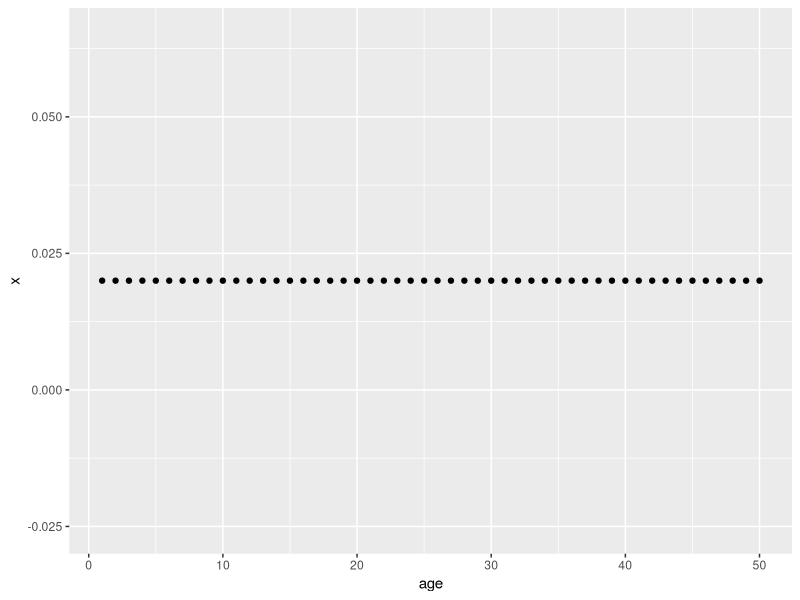
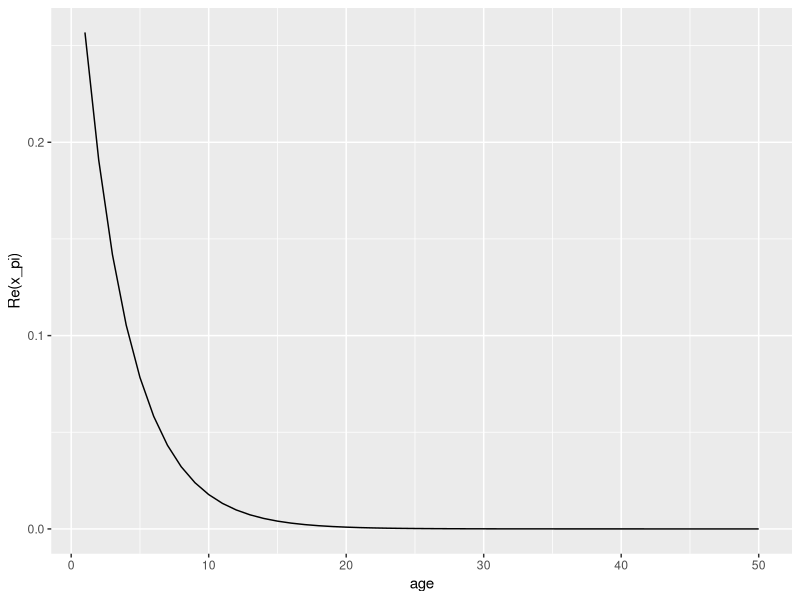
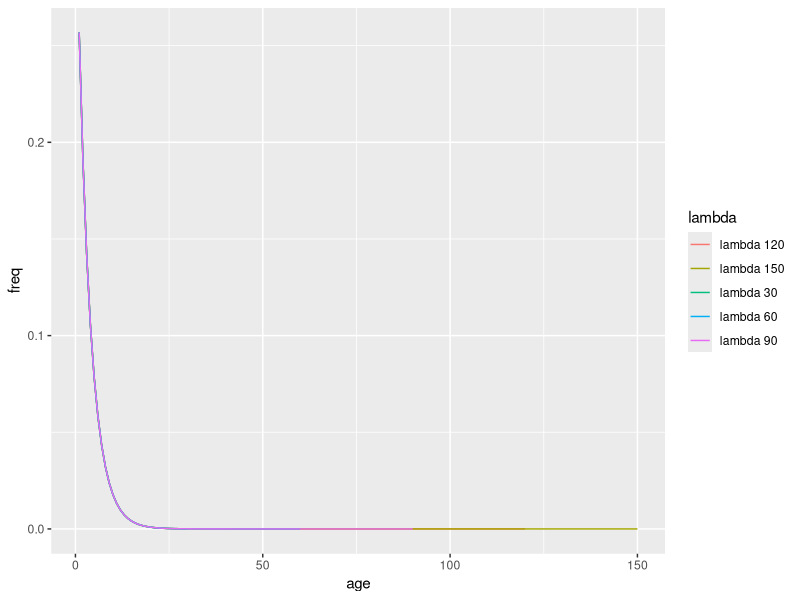
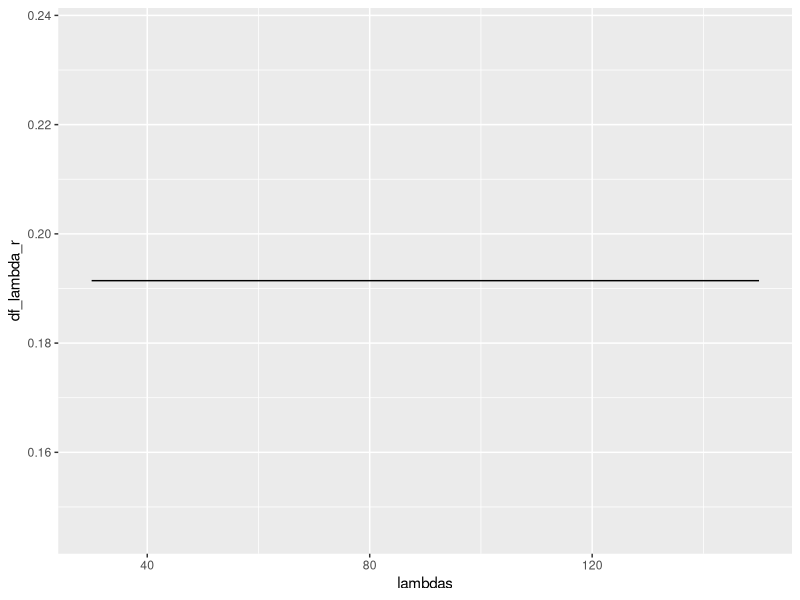
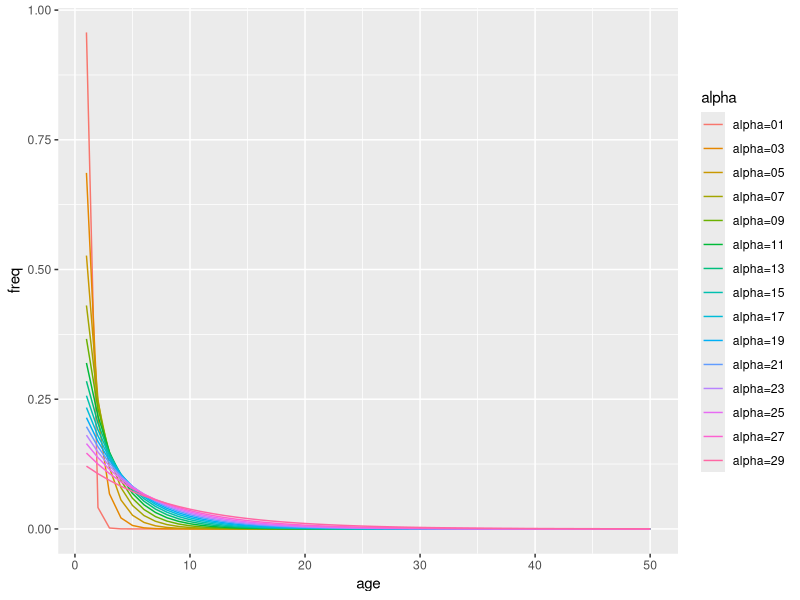
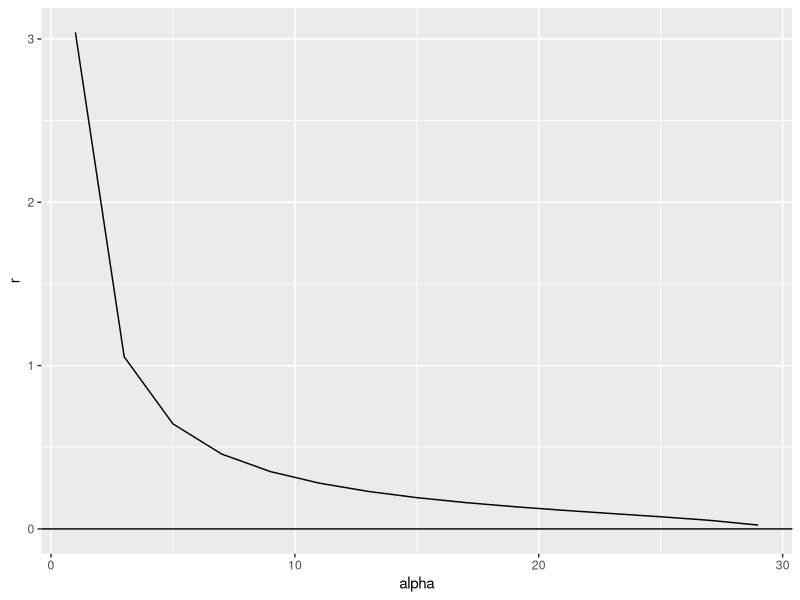
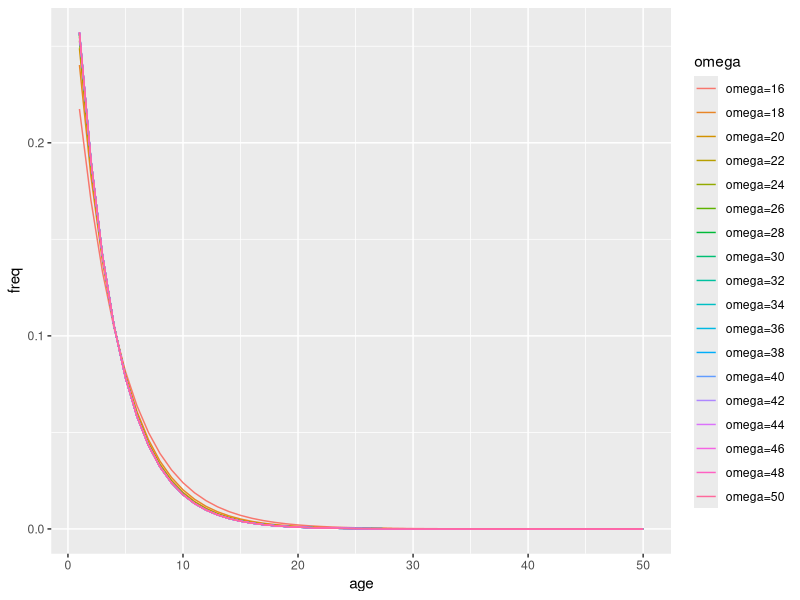
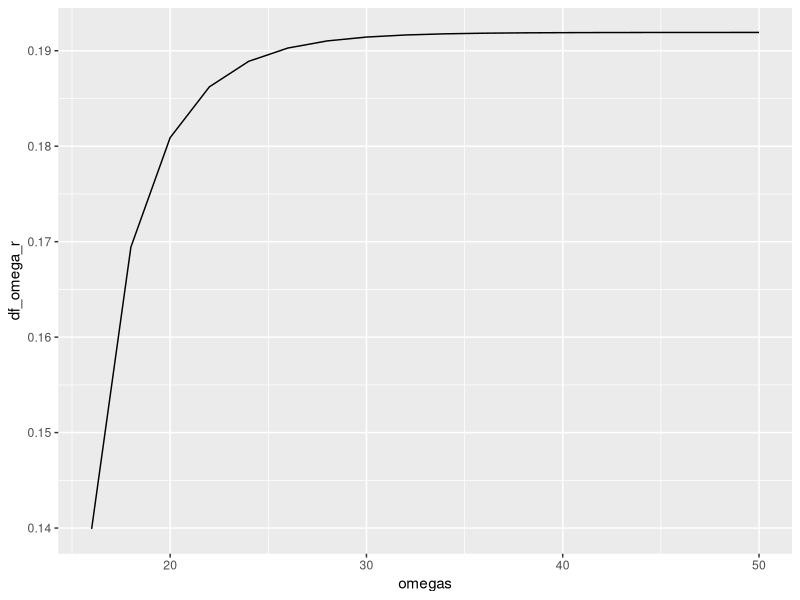

Write R code to recreate these figures, in order.
## ---- chunk 1
library(expm)
library(ggplot2)
library(dplyr)
library(tidyr)

options(encoding = 'UTF-8')
set.seed(10)
## ---- chunk 2
# flatDeathRates <- function(t, d, a=1, b=1) {
#   return((1-d) * rep(1,length(t)))
# }

makeDeathRates <- function(t, d, a=1, b=1) {
  lambda <- max(t)+1
  p <- pbeta((t+1)/lambda, a, b) - pbeta(t/lambda, a, b)
  p <- 1-p
  p <- p/mean(p)
  return((1-d)*p)
  # p <- (1-d*dbeta((t+.1)/(max(t)+.1), a, b))
  # p <- dbeta((t+1)/(max(t)+1), a, b)
  # p <- (1-d*p/max(p))
}

makeSurvivalMatrix <- function(fxn, tstep, lambda, d=.1, a=1, b=1) {
  return(rbind(cbind(rep(0, lambda-1),
                     diag(lambda-1)),
               rep(0, lambda)) * fxn(seq(0, (lambda-1)*tstep), d, a, b))
}

# makeSurvivalMatrix <- function(fxn, tstep, lambda) {
#   d <- fxn(seq(0, (lambda)*tstep, tstep))
#   Q <- matrix(0, nrow=(lambda+1), ncol=(lambda+1))
#   Q <- -diag(lambda+1) + rbind(cbind(rep(0, lambda), diag(lambda)), rep(0, lambda+1)) %*% diag(1-d)
#   Q[,(lambda+1)] <- d
#   Q[(lambda+1),(lambda+1)] <- 0
#   Q[(lambda),(lambda+1)] <- 1
# 
#   return(expm(Q)[-(lambda+1),-(lambda+1)])
# }

flatBirthRates <- function(t, a, w, m, v) {
  b <- rep(0, length(t))
  b[a:w] <- 1
  return(b)
}

normalBirthRates <- function(age, a, w, m, v) {
  p <- dnorm(age, m, sqrt(v))
  return((w-a+1)*p/sum(p))
}

makeBirthMatrix <- function(fxn, tstep, lambda, a=0, w=0, m=1, v=0, b=1) {
  B <- matrix(0, nrow=lambda, ncol=lambda)
  B[1,] <- b*fxn(seq(0, (lambda-1)*tstep, tstep), a, w, m, v)
  return(t(B))
}

simulateGenerations <- function(x, P, B, n) {
  x_new <- x %*% ((P+B) %^% n)
  x_new <- x_new / sum(x_new)
  return(x_new)
  
  # X <- matrix(0, nrow=n, ncol=length(x))
  # N <- matrix(0, nrow=n, ncol=1)
  # X[1,] <- x
  # N[1] <- sum(x)
  # 
  # for (i in 2:n) {
  #   tmp <- X[i-1,] %*% (P+B)
  #   X[i,] <- tmp / sum(tmp)
  #   N[i] <- sum(tmp)
  # }
  # return(X)
}
## ---- chunk 3
tstep <- 1
a <- 15
w <- 30
b <- 20
d <- .1
m <- 20
v <- 5
lambda <- 50

x <- rep(1/lambda, lambda)
## ---- chunk 4
P <- makeSurvivalMatrix(makeDeathRates, tstep, lambda, d, 1, 1)
B <- makeBirthMatrix(flatBirthRates, tstep, lambda, a, w, m, v, b)

res<-eigen(t(P+B))
log(res$values[1])
x_pi <- res$vectors[,1] / sum(res$vectors[,1])

age <- seq(1, lambda, tstep)
qplot(age, x)
qplot(age, Re(x_pi), geom='line')

log(x_pi[2])-log(x_pi[1])
log(x_pi[7])-log(x_pi[6])
## ---- chunk 5
lambdas <- seq(w, 5*w, w)
df_lambda <- matrix(0, nrow=length(lambdas), ncol=5*w)
df_lambda_r <- matrix(0, nrow=length(lambdas), ncol=1)
for (i in 1:length(lambdas)) {
  P <- makeSurvivalMatrix(makeDeathRates, tstep, lambdas[i], d, 1, 1) 
  B <- makeBirthMatrix(flatBirthRates, tstep, lambdas[i], a, w, m, v, b)
  res<-eigen(t(P+B))
  df_lambda_r[i] <- log(Re(res$values[1]))
  x_pi <- res$vectors[,1] / sum(res$vectors[,1])
  # df_lambda[i,] <- c(Re(x_pi), rep(0, 5*w-lambdas[i]))
  df_lambda[i,] <- c(Re(x_pi), rep(NA, 5*w-lambdas[i]))
}
header <- paste('lambda', lambdas, sep=' ')
rownames(df_lambda) <- header
df_lambda <- tbl_df(t(df_lambda))
df_lambda <- df_lambda %>% mutate("age"=seq(1, 5*w))
df_lambda %>% gather(lambda, freq, -age) %>% ggplot() + aes(x=age,y=freq,color=lambda) + geom_line()

qplot(lambdas, df_lambda_r, geom='line')
## ---- chunk 6
alphastep <- 2
alphas <- seq(1, (w-1), alphastep)
df_alpha <- matrix(0, nrow=length(alphas), ncol=lambda)
df_alpha_r <- matrix(0, nrow=length(alphas), ncol=1)
for (i in 1:length(alphas)) {
  P <- makeSurvivalMatrix(makeDeathRates, tstep, lambda, d, 1, 1)
  B <- makeBirthMatrix(flatBirthRates, tstep, lambda, alphas[i], w, m, v, b)
  res<-eigen(t(P+B))
  df_alpha_r[i] <- log(Re(res$values[1]))
  x_pi <- res$vectors[,1] / sum(res$vectors[,1])
  df_alpha[i,] <- Re(x_pi)
}
header <- paste('alpha=0', alphas[1:ceiling(9/alphastep)], sep='')
header <- c(header, paste('alpha=', alphas[-(1:ceiling(9/alphastep))], sep=''))

rownames(df_alpha) <- header
colnames(df_alpha_r) <- 'r'
df_alpha <- tbl_df(t(df_alpha))

df_alpha <- df_alpha %>% mutate("age"=seq(1,lambda))
df_alpha %>% gather(alpha, freq, -age) %>% ggplot() + aes(x=age,y=freq,color=alpha) + geom_line()

df_alpha_r <- tbl_df(df_alpha_r) %>% mutate(alpha=alphas)
df_alpha_r %>% ggplot() + aes(x=alpha, y=r) + geom_line() + geom_hline(aes(yintercept=0))
## ---- chunk 7
omegastep <- 2
omegas <- seq(a+1, lambda, omegastep)
df_omega <- matrix(0, nrow=length(omegas), ncol=lambda)
df_omega_r <- matrix(0, nrow=length(omegas), ncol=1)
for (i in 1:length(omegas)) {
  P <- makeSurvivalMatrix(makeDeathRates, tstep, lambda, d, 1, 1)
  B <- makeBirthMatrix(flatBirthRates, tstep, lambda, a, omegas[i], m, v, b)
  res<-eigen(t(P+B))
  df_omega_r[i] <- log(Re(res$values[1]))
  x_pi <- res$vectors[,1] / sum(res$vectors[,1])
  df_omega[i,] <- Re(x_pi)
}
header <- paste('omega=', omegas, sep='')
rownames(df_omega) <- header
df_omega <- tbl_df(t(df_omega))

df_omega <- df_omega %>% mutate("age"=seq(1,lambda))
df_omega %>% gather(omega, freq, -age) %>% ggplot() + aes(x=age,y=freq,color=omega) + geom_line()

qplot(omegas, df_omega_r, geom='line')
## ---- chunk 8
deaths <- seq(0, .95, .05)
df_death <- matrix(0, nrow=length(deaths), ncol=lambda)
df_death_r <- matrix(0, nrow=length(deaths), ncol=1)
for (i in 1:length(deaths)) {
  P <- makeSurvivalMatrix(makeDeathRates, tstep, lambda, deaths[i], 1, 1)
  B <- makeBirthMatrix(flatBirthRates, tstep, lambda, a, w, m, v, b)
  res<-eigen(t(P+B))
  df_death_r[i] <- log(Re(res$values[1]))
  x_pi <- res$vectors[,1] / sum(res$vectors[,1])
  df_death[i,] <- Re(x_pi)
}
header <- paste('death', deaths, sep=' ')
rownames(df_death) <- header
rownames(df_death) <- header
df_death <- tbl_df(t(df_death))

df_death <- df_death %>% mutate("age"=seq(1,lambda))
df_death %>% gather(death, freq, -age) %>% ggplot() + aes(x=age,y=freq,color=death) + geom_line()

qplot(deaths, df_death_r, geom='line')
## ---- chunk 9
lambdas <- seq(m, 3*m, 2)
t_lambda <- matrix(0, nrow=length(lambdas), ncol=3*m)
t_lambda_r <- matrix(0, nrow=length(lambdas), ncol=1)
for (i in 1:length(lambdas)) {
  P <- makeSurvivalMatrix(makeDeathRates, tstep, lambdas[i], d, 1, 1)
  B <- makeBirthMatrix(normalBirthRates, tstep, lambdas[i], a, w, m, v, b)
  res<-eigen(t(P+B))
  t_lambda_r[i] <- log(Re(res$values[1]))
  x_pi <- res$vectors[,1] / sum(res$vectors[,1])
  t_lambda[i,] <- c(Re(x_pi), rep(NA, 3*m-lambdas[i]))
}
header <- paste('lambda', lambdas, sep=' ')
rownames(t_lambda) <- header
df_lambda <- tbl_df(t(t_lambda))
df_lambda <- df_lambda %>% mutate("age"=seq(1, 3*m))
df_lambda %>% gather(lambda, freq, -age) %>% ggplot() + aes(x=age,y=freq,color=lambda) + geom_line()

qplot(lambdas, t_lambda_r, geom='line')
qplot(x=seq(1, length(B[,1])), B[,1])
## ---- chunk 10
meanstep <- 1
means <- seq(ceiling(m/2), 2*m, meanstep)
df_mean <- matrix(0, nrow=length(means), ncol=lambda)
df_mean_r <- matrix(0, nrow=length(means), ncol=1)
for (i in 1:length(means)) {
  P <- makeSurvivalMatrix(makeDeathRates, tstep, lambda, d, 1, 1)
  B <- makeBirthMatrix(normalBirthRates, tstep, lambda, a, w, means[i], v, b)
  res<-eigen(t(P+B))
  df_mean_r[i] <- log(Re(res$values[1]))
  x_pi <- res$vectors[,1] / sum(res$vectors[,1])
  df_mean[i,] <- Re(x_pi)
}
header <- paste('m=', means, sep='')

rownames(df_mean) <- header
colnames(df_mean_r) <- 'r'
df_mean <- tbl_df(t(df_mean))

df_mean <- df_mean %>% mutate("age"=seq(1,lambda))
df_mean %>% gather(m, freq, -age) %>% ggplot() + aes(x=age,y=freq,color=m) + geom_line()

df_mean_r <- tbl_df(df_mean_r) %>% mutate(m=means)
df_mean_r %>% ggplot() + aes(x=m, y=r) + geom_line() + geom_hline(aes(yintercept=0), color='red')
## ---- chunk 11
vstep <- 1
vs <- seq(2, 10)
t_v <- matrix(0, nrow=length(vs), ncol=lambda)
t_v_r <- matrix(0, nrow=length(vs), ncol=1)
for (i in 1:length(vs)) {
  P <- makeSurvivalMatrix(makeDeathRates, tstep, lambda, d, 1, 1)
  B <- makeBirthMatrix(normalBirthRates, tstep, lambda, a, w, m, vs[i], b)
  res <- eigen(t(P+B))
  t_v_r[i] <- log(Re(res$values[1]))
  x_pi <- res$vectors[,1] / sum(res$vectors[,1])
  t_v[i,] <- Re(x_pi)
}
header <- paste('v=0', vs[1:8], sep='')
header <- c(header, paste('v=', vs[-(1:8)], sep=''))

rownames(t_v) <- header
colnames(t_v_r) <- 'r'
df_v <- tbl_df(t(t_v))

df_v <- df_v %>% mutate("age"=seq(1,lambda))
df_v %>% gather(v, freq, -age) %>% ggplot() + aes(x=age,y=freq,color=v) + geom_line()

df_v_r <- tbl_df(t_v_r) %>% mutate(v=vs)
df_v_r %>% ggplot() + aes(x=v, y=r) + geom_line() + geom_hline(aes(yintercept=0))
## ---- chunk 12
deaths <- seq(0, .95, .05)
df_death <- matrix(0, nrow=length(deaths), ncol=lambda)
df_death_r <- matrix(0, nrow=length(deaths), ncol=1)
for (i in 1:length(deaths)) {
  P <- makeSurvivalMatrix(makeDeathRates, tstep, lambda, deaths[i], 1, 1)
  B <- makeBirthMatrix(normalBirthRates, tstep, lambda, a, w, m, v, b)
  res<-eigen(t(P+B))
  df_death_r[i] <- log(Re(res$values[1]))
  x_pi <- res$vectors[,1] / sum(res$vectors[,1])
  df_death[i,] <- Re(x_pi)
}
header <- paste('death=', deaths, sep='')
rownames(df_death) <- header
rownames(df_death) <- header
df_death <- tbl_df(t(df_death))

df_death <- df_death %>% mutate("age"=seq(1,lambda))
df_death %>% gather(death, freq, -age) %>% ggplot() + aes(x=age,y=freq,color=death) + geom_line()

qplot(deaths, df_death_r, geom='line')
## ---- chunk 13
lambdas <- seq(w, 5*w, w)
df_lambda <- matrix(0, nrow=length(lambdas), ncol=5*w)
df_lambda_r <- matrix(0, nrow=length(lambdas), ncol=1)
for (i in 1:length(lambdas)) {
  P <- makeSurvivalMatrix(makeDeathRates, tstep, lambdas[i], d, .5, 2)
  B <- makeBirthMatrix(flatBirthRates, tstep, lambdas[i], a, w, m, v, b)
  res<-eigen(t(P+B))
  df_lambda_r[i] <- log(Re(res$values[1]))
  x_pi <- res$vectors[,1] / sum(res$vectors[,1])
  # df_lambda[i,] <- c(Re(x_pi), rep(0, 5*w-lambdas[i]))
  df_lambda[i,] <- c(Re(x_pi), rep(NA, 5*w-lambdas[i]))
}
header <- paste('lambda', lambdas, sep=' ')
rownames(df_lambda) <- header
df_lambda <- tbl_df(t(df_lambda))
df_lambda <- df_lambda %>% mutate("age"=seq(1, 5*w))
df_lambda %>% gather(lambda, freq, -age) %>% ggplot() + aes(x=age,y=freq,color=lambda) + geom_line()

qplot(lambdas, df_lambda_r, geom='line')
## ---- chunk 14
alphastep <- 2
alphas <- seq(1, (w-1), alphastep)
df_alpha <- matrix(0, nrow=length(alphas), ncol=lambda)
df_alpha_r <- matrix(0, nrow=length(alphas), ncol=1)
for (i in 1:length(alphas)) {
  P <- makeSurvivalMatrix(makeDeathRates, tstep, lambda, d, .5, 2)
  B <- makeBirthMatrix(flatBirthRates, tstep, lambda, alphas[i], w, m, v, b)
  res<-eigen(t(P+B))
  df_alpha_r[i] <- log(Re(res$values[1]))
  x_pi <- res$vectors[,1] / sum(res$vectors[,1])
  df_alpha[i,] <- Re(x_pi)
}
header <- paste('alpha=0', alphas[1:ceiling(9/alphastep)], sep='')
header <- c(header, paste('alpha=', alphas[-(1:ceiling(9/alphastep))], sep=''))

rownames(df_alpha) <- header
colnames(df_alpha_r) <- 'r'
df_alpha <- tbl_df(t(df_alpha))

df_alpha <- df_alpha %>% mutate("age"=seq(1,lambda))
df_alpha %>% gather(alpha, freq, -age) %>% ggplot() + aes(x=age,y=freq,color=alpha) + geom_line()

df_alpha_r <- tbl_df(df_alpha_r) %>% mutate(alpha=alphas)
df_alpha_r %>% ggplot() + aes(x=alpha, y=r) + geom_line() + geom_hline(aes(yintercept=0))
## ---- chunk 15
omegastep <- 2
omegas <- seq(a+1, lambda, omegastep)
df_omega <- matrix(0, nrow=length(omegas), ncol=lambda)
df_omega_r <- matrix(0, nrow=length(omegas), ncol=1)
for (i in 1:length(omegas)) {
  P <- makeSurvivalMatrix(makeDeathRates, tstep, lambda, d, .5, 2)
  # P <- makeSurvivalMatrix(makeDeathRates, tstep, lambda, d, 1, 1)
  B <- makeBirthMatrix(flatBirthRates, tstep, lambda, a, omegas[i], m, v, b)
  res<-eigen(t(P+B))
  df_omega_r[i] <- log(Re(res$values[1]))
  x_pi <- res$vectors[,1] / sum(res$vectors[,1])
  df_omega[i,] <- Re(x_pi)
}
header <- paste('omega=', omegas, sep='')
rownames(df_omega) <- header
df_omega <- tbl_df(t(df_omega))

df_omega <- df_omega %>% mutate("age"=seq(1,lambda))
df_omega %>% gather(omega, freq, -age) %>% ggplot() + aes(x=age,y=freq,color=omega) + geom_line()

qplot(omegas, df_omega_r, geom='line')
## ---- chunk 16
deaths <- seq(0, .95, .05)
df_death <- matrix(0, nrow=length(deaths), ncol=lambda)
df_death_r <- matrix(0, nrow=length(deaths), ncol=1)
for (i in 1:length(deaths)) {
  P <- makeSurvivalMatrix(makeDeathRates, tstep, lambda, deaths[i], .5, 2)
  B <- makeBirthMatrix(flatBirthRates, tstep, lambda, a, w, m, v, b)
  res<-eigen(t(P+B))
  df_death_r[i] <- log(Re(res$values[1]))
  x_pi <- res$vectors[,1] / sum(res$vectors[,1])
  df_death[i,] <- Re(x_pi)
}
header <- paste('death', deaths, sep=' ')
rownames(df_death) <- header
rownames(df_death) <- header
df_death <- tbl_df(t(df_death))

df_death <- df_death %>% mutate("age"=seq(1,lambda))
df_death %>% gather(death, freq, -age) %>% ggplot() + aes(x=age,y=freq,color=death) + geom_line()

qplot(deaths, df_death_r, geom='line')
## ---- chunk 17
lambdas <- seq(w, 5*w, w)
df_lambda <- matrix(0, nrow=length(lambdas), ncol=5*w)
df_lambda_r <- matrix(0, nrow=length(lambdas), ncol=1)
for (i in 1:length(lambdas)) {
  P <- makeSurvivalMatrix(makeDeathRates, tstep, lambdas[i], d, 2, .5)
  B <- makeBirthMatrix(flatBirthRates, tstep, lambdas[i], a, w, m, v, b)
  res<-eigen(t(P+B))
  df_lambda_r[i] <- log(Re(res$values[1]))
  x_pi <- res$vectors[,1] / sum(res$vectors[,1])
  # df_lambda[i,] <- c(Re(x_pi), rep(0, 5*w-lambdas[i]))
  df_lambda[i,] <- c(Re(x_pi), rep(NA, 5*w-lambdas[i]))
}
header <- paste('lambda', lambdas, sep=' ')
rownames(df_lambda) <- header
df_lambda <- tbl_df(t(df_lambda))
df_lambda <- df_lambda %>% mutate("age"=seq(1, 5*w))
df_lambda %>% gather(lambda, freq, -age) %>% ggplot() + aes(x=age,y=freq,color=lambda) + geom_line()

qplot(lambdas, df_lambda_r, geom='line')
## ---- chunk 18
alphastep <- 2
alphas <- seq(1, (w-1), alphastep)
df_alpha <- matrix(0, nrow=length(alphas), ncol=lambda)
df_alpha_r <- matrix(0, nrow=length(alphas), ncol=1)
for (i in 1:length(alphas)) {
  P <- makeSurvivalMatrix(makeDeathRates, tstep, lambda, d, 2, .5)
  B <- makeBirthMatrix(flatBirthRates, tstep, lambda, alphas[i], w, m, v, b)
  res<-eigen(t(P+B))
  df_alpha_r[i] <- log(Re(res$values[1]))
  x_pi <- res$vectors[,1] / sum(res$vectors[,1])
  df_alpha[i,] <- Re(x_pi)
}
header <- paste('alpha=0', alphas[1:ceiling(9/alphastep)], sep='')
header <- c(header, paste('alpha=', alphas[-(1:ceiling(9/alphastep))], sep=''))

rownames(df_alpha) <- header
colnames(df_alpha_r) <- 'r'
df_alpha <- tbl_df(t(df_alpha))

df_alpha <- df_alpha %>% mutate("age"=seq(1,lambda))
df_alpha %>% gather(alpha, freq, -age) %>% ggplot() + aes(x=age,y=freq,color=alpha) + geom_line()

df_alpha_r <- tbl_df(df_alpha_r) %>% mutate(alpha=alphas)
df_alpha_r %>% ggplot() + aes(x=alpha, y=r) + geom_line() + geom_hline(aes(yintercept=0))
## ---- chunk 19
omegastep <- 2
omegas <- seq(a+1, lambda, omegastep)
df_omega <- matrix(0, nrow=length(omegas), ncol=lambda)
df_omega_r <- matrix(0, nrow=length(omegas), ncol=1)
for (i in 1:length(omegas)) {
  P <- makeSurvivalMatrix(makeDeathRates, tstep, lambda, d, 2, .5)
  B <- makeBirthMatrix(flatBirthRates, tstep, lambda, a, omegas[i], m, v, b)
  res<-eigen(t(P+B))
  df_omega_r[i] <- log(Re(res$values[1]))
  x_pi <- res$vectors[,1] / sum(res$vectors[,1])
  df_omega[i,] <- Re(x_pi)
}
header <- paste('omega=', omegas, sep='')
rownames(df_omega) <- header
df_omega <- tbl_df(t(df_omega))

df_omega <- df_omega %>% mutate("age"=seq(1,lambda))
df_omega %>% gather(omega, freq, -age) %>% ggplot() + aes(x=age,y=freq,color=omega) + geom_line()

qplot(omegas, df_omega_r, geom='line')
## ---- chunk 20
deaths <- seq(0, .95, .05)
df_death <- matrix(0, nrow=length(deaths), ncol=lambda)
df_death_r <- matrix(0, nrow=length(deaths), ncol=1)
for (i in 1:length(deaths)) {
  P <- makeSurvivalMatrix(makeDeathRates, tstep, lambda, deaths[i], 2, .5)
  B <- makeBirthMatrix(flatBirthRates, tstep, lambda, a, w, m, v, b)
  res<-eigen(t(P+B))
  df_death_r[i] <- log(Re(res$values[1]))
  x_pi <- res$vectors[,1] / sum(res$vectors[,1])
  df_death[i,] <- Re(x_pi)
}
header <- paste('death', deaths, sep=' ')
rownames(df_death) <- header
rownames(df_death) <- header
df_death <- tbl_df(t(df_death))

df_death <- df_death %>% mutate("age"=seq(1,lambda))
df_death %>% gather(death, freq, -age) %>% ggplot() + aes(x=age,y=freq,color=death) + geom_line()

qplot(deaths, df_death_r, geom='line')
## ---- chunk 21

computeGrowthRate <- function(birthFxn, deathFxn, tstep, B, lambda, alpha,
                              omega, m, v, death, death_a, death_b) {
  P <- makeSurvivalMatrix(deathFxn, tstep, lambda, d=death, death_a, death_b)
  B <- makeBirthMatrix(birthFxn, tstep, lambda, alpha, omega, m, v, B)
  res<-eigen(t(P+B))
  return(log(Re(res$values[1])))
}

updateParameter <- function(cur, move_m, move_sd, lower, upper, type) {
  if (type == 'int' ) {
    param <- cur + round(rnorm(1, mean=move_m, sd=move_sd)) # keep integer
  } else if (type == 'double') {
    param <- cur + rnorm(1, mean=move_m, sd=move_sd) # keep double
  }

  if (param > upper) {
    param <- updateParameter(cur, move_m, move_sd, lower, upper, type)
  } else if (param < lower) {
    param <- updateParameter(cur, move_m, move_sd, lower, upper, type)
  }
  # } else if (param == cur) {
  #   param <- updateParameter(cur, move_m, move_sd, lower, upper, type)
  # }

  return(param)
}

growthRateMCMC <- function(birthFxn, deathFxn, niter=1000, tstep=1, B0=20,
                           lambda0=50, alpha0=15, omega0=30, m0=20, v0=5,
                           death=.01, death_a=1, death_b=1) {
  d <- death
  d_a <- death_a
  d_b <- death_b

  lambdas <- rep(0, niter+1)
  alphas <- rep(0, niter+1)
  omegas <- rep(0, niter+1)
  ms <- rep(0, niter+1)
  vs <- rep(0, niter+1)
  Bs <- rep(0, niter+1)
  rs <- rep(0, niter+1)

  lambdas[1] <- lambda0
  alphas[1] <- alpha0
  omegas[1] <- omega0
  ms[1] <- m0
  vs[1] <- v0
  Bs[1] <- B0
  rs[1] <- computeGrowthRate(birthFxn, deathFxn, tstep, Bs[1], lambdas[1],
                             alphas[1], omegas[1], ms[1], vs[1], d, d_a, d_b)

  for (i in 2:(niter+1)) {
    current_r <- rs[i-1]

    # Update alphas
    # print('update alpha')
    proposed_a <- updateParameter(alphas[i-1], 0, 1, 1, omegas[i-1]-1, 'int')
    new_r <- computeGrowthRate(birthFxn, deathFxn, tstep, Bs[i-1],
                               lambdas[i-1], proposed_a, omegas[i-1], ms[i-1],
                               vs[i-1], d, d_a, d_b)
    A <- new_r/current_r
    if (runif(1) < A) {
      alphas[i] <- proposed_a
    } else {
      alphas[i] <- alphas[i-1]
    }
    
    # Update omegas
    # print('update omega')
    proposed_w <- updateParameter(omegas[i-1], 0, 1, alphas[i], lambdas[i-1]-1, 'int')
    new_r <- computeGrowthRate(birthFxn, deathFxn, tstep, Bs[i-1],
                               lambdas[i-1], alphas[i], proposed_w, ms[i-1],
                               vs[i-1], d, d_a, d_b)
    A <- new_r/current_r
    if (runif(1) < A) {
      omegas[i] <- proposed_w
    } else {
      omegas[i] <- omegas[i-1]
    }
    
    # Update lambdas
    # print('update lambda')
    proposed_l <- updateParameter(lambdas[i-1], 0, 1, omegas[i], 10*lambda0, 'int')
    new_r <- computeGrowthRate(birthFxn, deathFxn, tstep, Bs[i-1],
                               proposed_l, alphas[i], omegas[i], ms[i-1],
                               vs[i-1], d, d_a, d_b)
    A <- new_r/current_r
    if (runif(1) < A) {
      lambdas[i] <- proposed_l
    } else {
      lambdas[i] <- lambdas[i-1]
    }
    
    # Update means
    proposed_m <- updateParameter(ms[i-1], 0, .5, 0, lambdas[i], 'double')
    new_r <- computeGrowthRate(birthFxn, deathFxn, tstep, Bs[i-1],
                               lambdas[i], alphas[i], omegas[i], proposed_m,
                               vs[i-1], d, d_a, d_b)
    A <- new_r/current_r
    if (runif(1) < A) {
      ms[i] <- proposed_m
    } else {
      ms[i] <- ms[i-1]
    }
    
    # Update variances
    proposed_v <- updateParameter(vs[i-1], 0, .1, 0, lambdas[i], 'double')
    new_r <- computeGrowthRate(birthFxn, deathFxn, tstep, Bs[i-1],
                               lambdas[i], alphas[i], omegas[i], ms[i],
                               proposed_v, d, d_a, d_b)
    A <- new_r/current_r
    if (runif(1) < A) {
      vs[i] <- proposed_v
    } else {
      vs[i] <- vs[i-1]
    }
    
    # Update litter size
    proposed_B <- updateParameter(Bs[i-1], 0, 1, 0, 1000, 'int')
    # print(proposed_B)
    # print(Bs[i-1])

    new_r <- computeGrowthRate(birthFxn, deathFxn, tstep, proposed_B,
                               lambdas[i], alphas[i], omegas[i], ms[i], vs[i],
                               d, d_a, d_b)
    # print(new_r)
    # print(current_r)
    A <- new_r/current_r
    # print(A)
    if (runif(1) < A) {
      Bs[i] <- proposed_B
    } else {
      Bs[i] <- Bs[i-1]
    }

    rs[i] <- computeGrowthRate(birthFxn, deathFxn, tstep, Bs[i], lambdas[i],
                               alphas[i], proposed_w, ms[i], vs[i], d, d_a,
                               d_b)
  }

  return(list(r=rs, l=lambdas, a=alphas, w=omegas, m=ms, v=vs, B=Bs))
}
## ---- chunk 22
niter <- 100
tstep <- 1
B0 <- 5
lambda0 <- 50
alpha0 <- 15
omega0 <- 30
m0 <- 20
v0 <- 5
death <- .01
death_a <- 1
death_b <- 1
## ---- chunk 23
res <- growthRateMCMC(flatBirthRates, makeDeathRates, niter, tstep, B0,
                      lambda0, alpha0, omega0, m0, v0, death, death_a, death_b)
df_res <- tbl_df(res)
## ---- chunk 24
df_res[which.max(res$r),]
## ---- chunk 25
death_a <- .5
death_b <- 2
## ---- chunk 26
res <- growthRateMCMC(flatBirthRates, makeDeathRates, niter, tstep, B0,
                      lambda0, alpha0, omega0, m0, v0, death, death_a, death_b)
df_res <- tbl_df(res)
## ---- chunk 27
df_res[which.max(res$r),]
